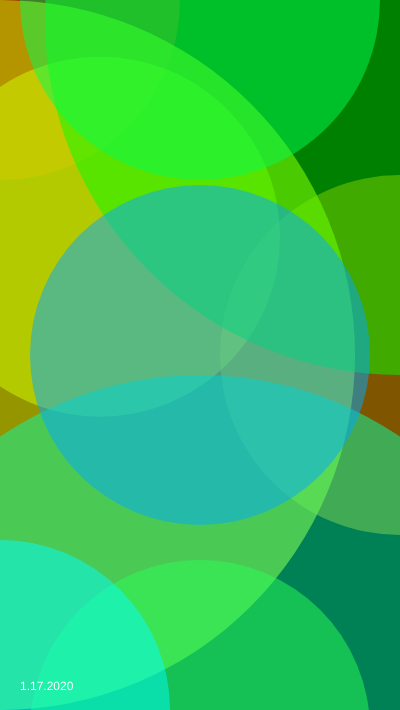
Frame 1 (no input)
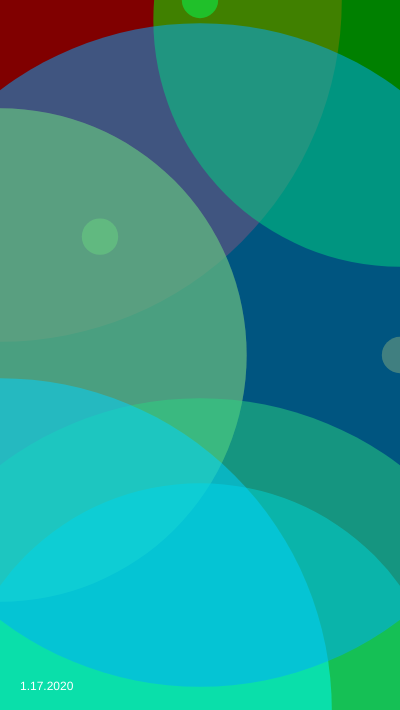
Frame 60 (no input)
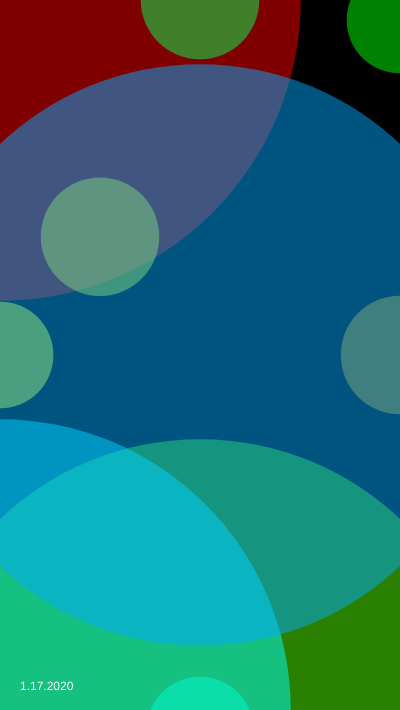
Frame 120 (the mouse pressed at the canvas centre since frame 60)

The p5.js sketch that drew these frames (run headless with seeded random() and noise() and a simulated clock; from frame 60 on, the mouse is pressed at the canvas centre):

// p5.js sketch
// ── sketch.js
let diameter;
let angle = 0;

function setup() {
  createCanvas(400, 710);
  diameter = height - 10;
  noStroke();
  colorMode(HSB);
}

function draw() {
  background(0);

  let d1 = 10 + (sin(angle) * diameter) / 2 + diameter / 2;
  let d2 = 10 + (sin(angle + PI / 2) * diameter) / 2 + diameter / 2;
  let d3 = 10 + (sin(angle + PI) * diameter) / 2 + diameter / 2;
  let d4 = 10 + (sin(angle + PI) * diameter) / 2 - diameter / 2;

  fill(0, 200, 200, 0.5);
  ellipse(0, 0, d1, d1);
  fill(20, 200, 200, 0.5);
  ellipse(0, height / 2, d2, d2);
  fill(40, 200, 200, 0.5);
  ellipse(width, height / 2, d3, d3);
  fill(60, 200, 200, 0.5);
  ellipse(100, height/3, d3, d3);
  fill(80, 200, 200, 0.5);
  ellipse(0, height / 2, d2, d2);
  fill(100, 200, 200, 0.5);
  ellipse(200, height + 20, d4, d4);
  fill(120, 200, 200, 0.5);
  ellipse(width, 20, d2, d2);
  fill(140, 200, 200, 0.5);
  ellipse(width/2, 0, d3, d3);
  fill(160, 200, 200, 0.5);
  ellipse(200, height + 20, d2, d2);
  fill(180, 200, 200, 0.5);
  ellipse(0, height, d4, d4);
  fill(200, 200, 200, 0.5);
  ellipse(width/2, height/2, d4, d4);
  angle += 0.02;

  fill(255);
  text("1.17.2020", 20, height - 20);
}
